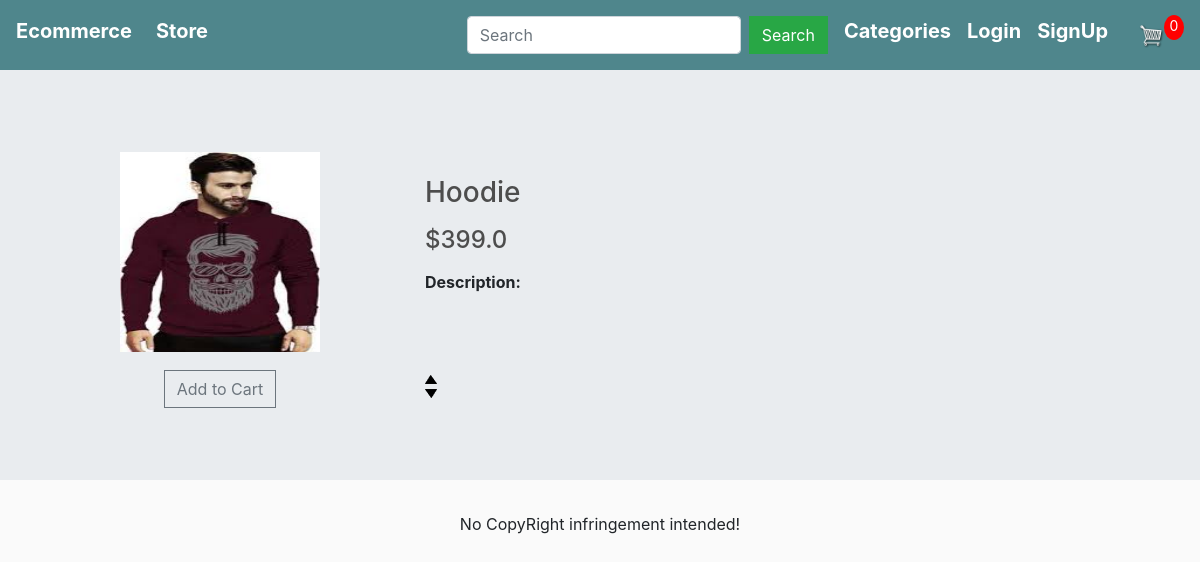
Screenshot of /item_detail/28 with the database file from the repository.
### store/models.py (models this page shows, shortened)
class Product(models.Model):
    category = models.ManyToManyField(ProductCategories)
    name = models.CharField(max_length=100,blank=False,name=False)
    price = models.FloatField(blank=False,null=False)
    image = models.ImageField(null=True,blank=True)
    description = models.TextField(null=True,blank=True)
    @property
    def get_imageURL(self):
        try:
            url = self.image.url
        except:
            url = ''
        return url

### store/views.py (the view)
# urls.py: path('item_detail/<int:id>',views.item_detail,name='item_detail'),
def item_detail(request,id):
    total_item_cart = 0
    if request.user.is_authenticated:
        items = OrderItem.objects.filter(user=request.user)
        for item in items:
            total_item_cart += item.quantity
    product = Product.objects.get(id=id)
    product_categories = ProductCategories.objects.all()
    context = {
        'product_categories': product_categories,
        'product' : product,
        'total_item_cart' : total_item_cart,
    }
    return render(request,'store/item_detail.html',context)

### store/templates/store/item_detail.html
{% extends 'store/main.html' %}
{% load static%}
{% block content %}
    <div class="row my-2">
		<div class="col-lg-4 order-lg-1 text-center">
			<img src="{{product.get_imageURL}}" width="200" height="200">
        </div>
        <div class="col-lg-8 order-lg-2">
            <div class="tab-content py-4">
                <div class="tab-pane active" id="profile">
                    <h3 class="mb-3">{{product.name}}</h3>
                    <h4 class="mb-3">${{product.price}}</h4>
                    <div class="row">
                        <div class="col-md-6">
							<p><strong>Description: </strong>{{product.description}}</p>
                        </div>
                    </div>
                </div>
            </div>
        </div>
	</div>
    <div class="row my-2">
        <div class="col-lg-4 order-lg-1 text-center">
            <button  class="update_cart btn btn-outline-secondary add-btn" product_id ="{{product.id}}">Add to Cart</button>
        </div>
        <div class="col-lg-6 order-lg-2">
            <div class="quantity">
                <img action ="add" product_id ="{{product.id}}"  class="update_cart_quantity chg-quantity" src="{% static  'images/arrow-up.png' %}">
                <img action ="remove" product_id ="{{product.id}}" class="update_cart_quantity chg-quantity " src="{% static  'images/arrow-down.png' %}">
            </div>
        </div>
    </div>
{% endblock %}

### static/store/css/main.css (style rules this page uses)
body { background-color: hsl(0, 0%, 98%); }
h1,h2,h3,h4,h5,h6 { color:hsl(0, 0%, 30%); }
.col-lg-4, .col-lg-6, .col-lg-8, .col-lg-12 { margin-top: 10px; }
.btn { border-radius: 0; }
.quantity { display: inline-block; font-weight: 700; padding-right:10px; }
.chg-quantity { width: 12px; cursor: pointer; display: block; margin-top: 5px; transition:.1s; }

### rows the page displays
Product: get_imageURL (picture), name "Hoodie", price "399.0"

### other values shown
{{ total_item_cart }} "0"
